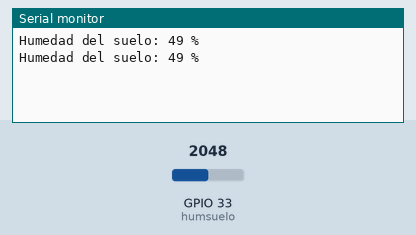
Recording of a sketch running on a simulated ESP32. On the bench: the last lines printed to the serial monitor. The test bench sets the inputs (shaded band); at power-on: GPIO 33 (humsuelo) = 2048.

Above: at 1.8 s.
1.9 s: GPIO 33 (humsuelo) set to 2866
At 2.8 s:
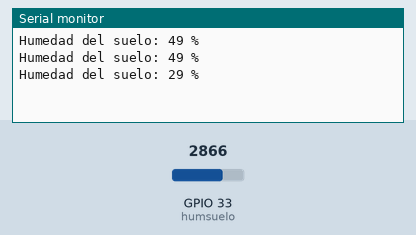
3.4 s: GPIO 33 (humsuelo) set to 3603
At 4.7 s:
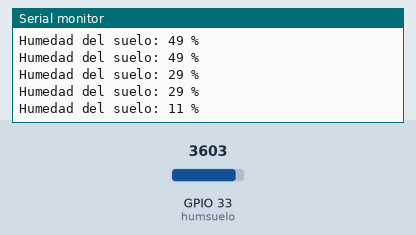
Timing chart, 0 to 6.4 s (numbered marks = the images above; inputs shaded):
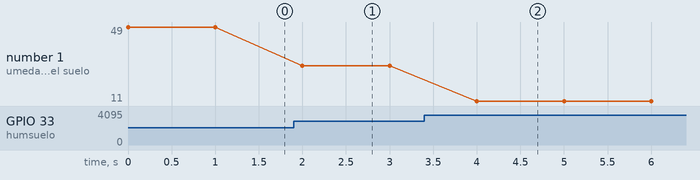

Measured:
- after the input at 1.9 s, the serial monitor: prints a new line after 0.10 s (image 1)
- after the input at 3.4 s, the serial monitor: prints a new line after 0.60 s (image 2)
- plotted number 1: 49 → 29 after the input at 1.9 s, 29 → 11 after the input at 3.4 s

The sketch:

HW-080.ino
```cpp
//HW-080
const int humsuelo = 33;    //Lectura del sensor
int valHumsuelo;

void setup() {
  // put your setup code here, to run once:
  Serial.begin(115200);
  pinMode(humsuelo, INPUT);
}

void loop() {
  // put your main code here, to run repeatedly:
  //Convertir el valor en porcentaje

  valHumsuelo = map(analogRead(humsuelo), 4092, 0, 0, 100);
  // valHumsuelo = map(analogRead(humsuelo), 0, 1023, 100, 0);

  //Imprimir valor
  Serial.print("Humedad del suelo: ");
  Serial.print(valHumsuelo);
  Serial.println(" %");
  sleep(1);
}
```
